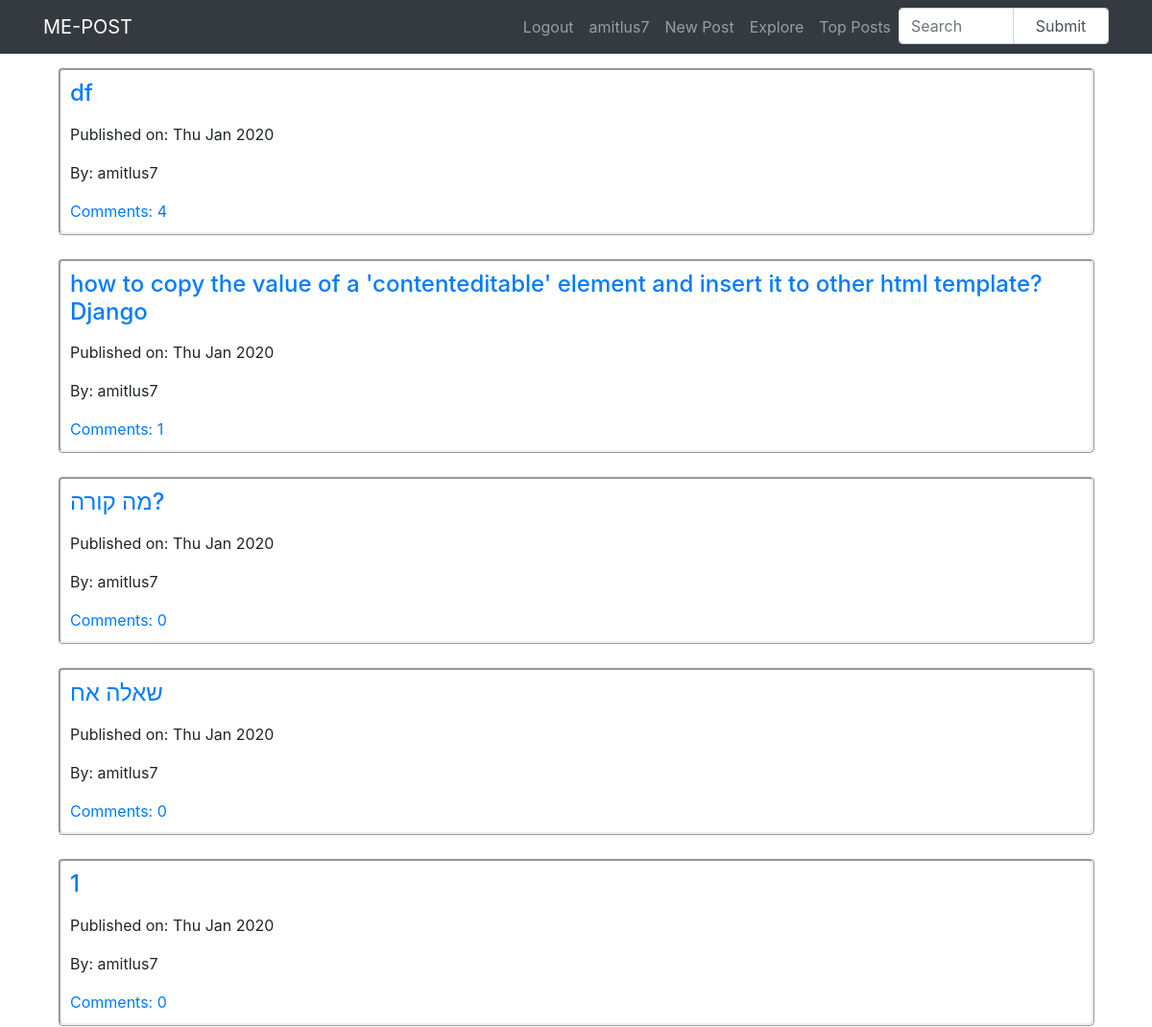
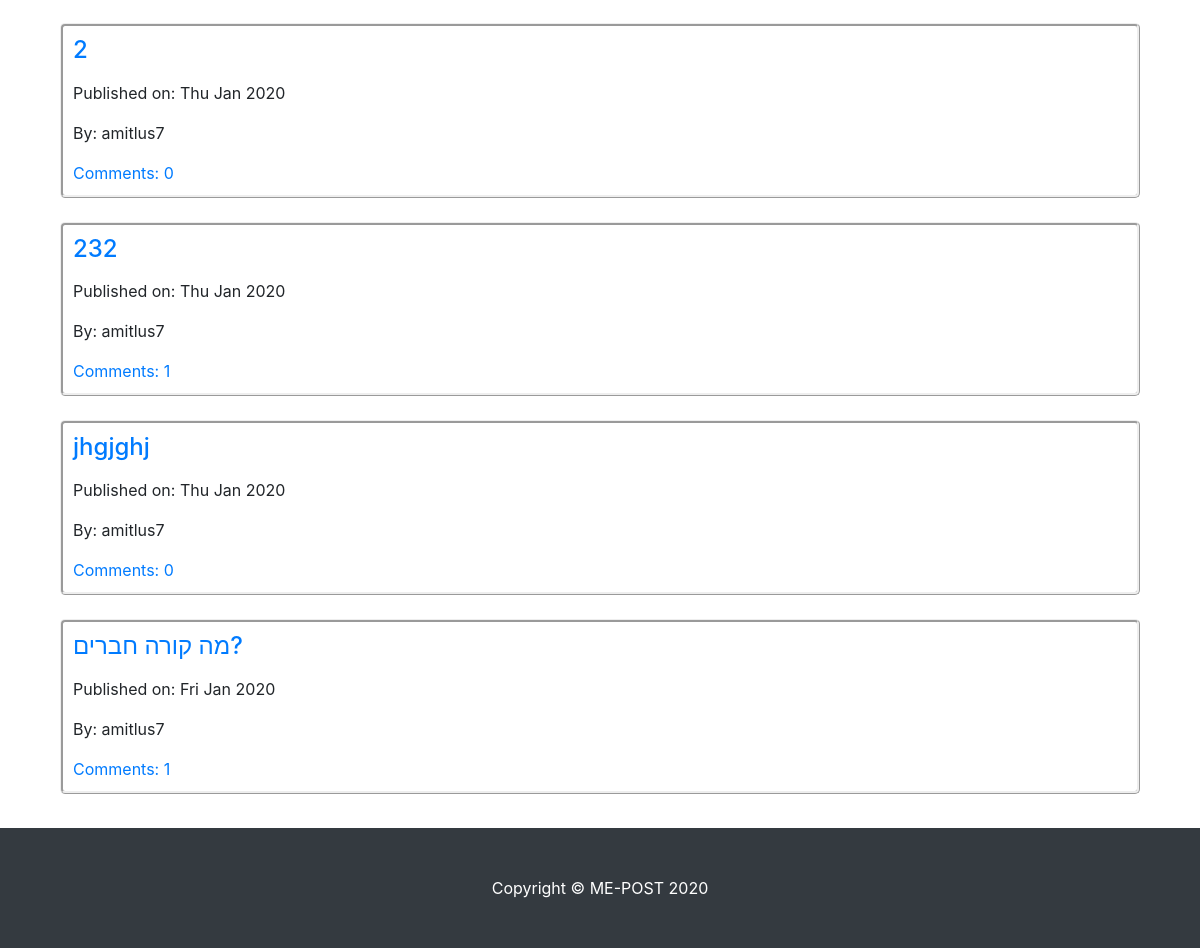
The page /personalposts/amitlus7/ (signed in) on the database its author committed (2 pictures, top to bottom).
### TheApp/models.py (models this page shows, shortened)
class Post(models.Model):
    author = models.ForeignKey(User, on_delete=models.PROTECT)
    title = models.CharField(max_length=200)
    text = models.TextField()
    create_date = models.DateTimeField(default=timezone.now)
    post_views = models.IntegerField(default=0)
    def __str__(self):
            return self.title

### TheApp/views.py (the view)
# urls.py: path('personalposts/<username>/', views.personalposts, name='personalposts'),
@login_required
def personalposts(request, username):
    if username == request.user.username:#כדי לוודא שמה שהכנסנו בכתובת במקום <username> שווה לשם המשתמש המחובר ושרק הוא יוכל לעבור לדף הרתוי
        items = Post.objects.filter(author__username=username)
        return render(request, 'TheApp/personalposts.html', {'items':items})
    else:
        return HttpResponse('You are not {}. Access denied'.format(username))

### templates/TheApp/personalposts.html
{% extends "TheApp/base.html" %}
{% block body_block %}
<div class="container" style="padding-bottom: 130px; margin-top:70px;">
{% for item in items %}
  <div class="container Misgeret">
      <h4 id="nav"><a href="{% url 'TheApp:post_detail' pk=item.pk %}">{{item|linebreaks}}</a></h4>
      <p>Published on: {{item.create_date|date:"D M Y"}}</p>
      <p>By: {{item.author}}</p>
      <a href="{% url 'TheApp:post_detail' pk=item.pk %}">Comments: {{ item.comments.count }}</a>
  </div>
  <br>
{%endfor%}
</div>
{% endblock %}

### templates/TheApp/base.html (shortened to what this page needs)
<!DOCTYPE html>
{% load static %}
<html lang="en" dir="ltr">
  <head>
<link rel="stylesheet" href="https://stackpath.bootstrapcdn.com/bootstrap/4.3.1/css/bootstrap.min.css">
<link rel="stylesheet" href="{% static "css/style.css" %}"/>
  </head>
  <body>
    <div class="fixed-top">
    <nav class="navbar fixed-top navbar-expand-lg navbar-dark bg-dark fixed-top">
      <div class="container">
        <a class="navbar-brand" href="{% url 'TheApp:index' %}">ME-POST</a>
        <div class="collapse navbar-collapse" id="navbarResponsive">
          <ul class="navbar-nav ml-auto">
            {% if user.is_authenticated %}
                      <li><a class= 'nav-link' id='nav' href="{% url 'logout' %}">Logout</a></li>
                      <li><a class="nav-link" id='nav' href="{% url 'TheApp:personalposts' username=user.username %}">{{ user.username }}</a></li>
                      <li><a class="nav-link" id='nav' href="{% url 'TheApp:post_form' %}">New Post</a></li>
                      <li><a class="nav-link" id='nav' href="{% url 'TheApp:post_list' %}">Explore</a></li>
                      <li><a class="nav-link" id='nav' href="{% url 'TheApp:top_posts' %}">Top Posts</a></li>
                      <li>
                      <form action="{% url 'TheApp:search' %}" class="navbar-form navbar-right">
                             <div class="input-group">
                               <input type="text" name="q" class="form-control" placeholder="Search" style="width: 120px;">
                               <input class="form-control" placeholder="Submit" type="submit" style="width: 100px;">
                             </div>
                           </form>
                         </li>
                      {% else %}
                      <li><a class= 'nav-link' href="{% url 'TheApp:user_login' %}">Login</a></li>
                      {% endif %}
          </ul>
        </div>
      </div>
    </nav>
    </div>
    <div class="fixed-bottom" id="bottom">
    <footer class="py-5 bg-dark">
      <div class="container">
        <p class="m-0 text-center text-white">Copyright &copy; ME-POST 2020</p>
      </div>
    </footer>
    </div>
<div class="container">
  {% block body_block %}
  {% endblock %}
</div>
  </body>
</html>

### static/css/style.css (style rules this page uses)
.Misgeret { border-style:ridge; border-radius: 5px; padding: 10px; }

### rows shown on the page
Post: title "df", create_date "Thu Jan 2020", author "amitlus7", comments.count "4"
Post: title "how to copy the value of a 'contenteditable' element and insert it to other html template? Django", create_date "Thu Jan 2020", author "amitlus7", comments.count "1"
Post: title "מה קורה?", create_date "Thu Jan 2020", author "amitlus7", comments.count "0"
Post: title "שאלה אח", create_date "Thu Jan 2020", author "amitlus7", comments.count "0"
Post: title "1", create_date "Thu Jan 2020", author "amitlus7", comments.count "0"
Post: title "2", create_date "Thu Jan 2020", author "amitlus7", comments.count "0"
Post: title "232", create_date "Thu Jan 2020", author "amitlus7", comments.count "1"
Post: title "jhgjghj", create_date "Thu Jan 2020", author "amitlus7", comments.count "0"
Post: title "מה קורה חברים?", create_date "Fri Jan 2020", author "amitlus7", comments.count "1"

### other values the page prints
{{ user.username }} "amitlus7"
